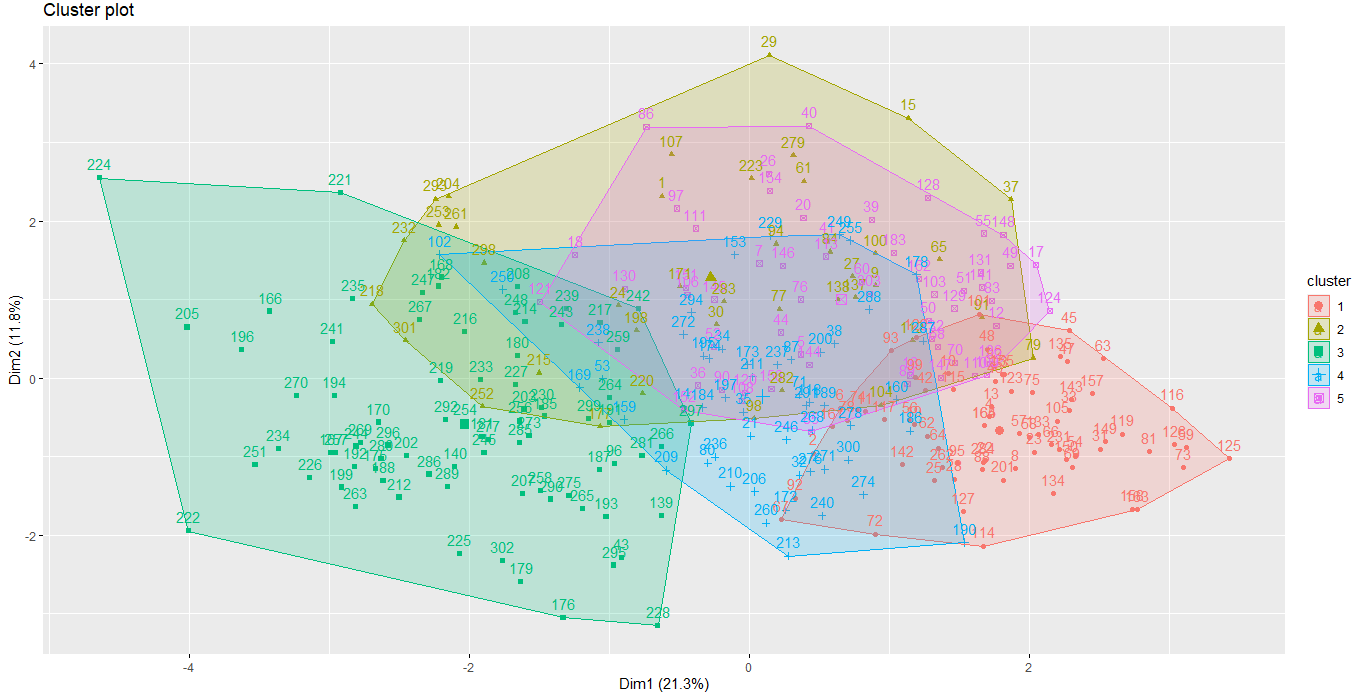

This chart was generated by the following R code:
library(factoextra)
library(readr)
#load data
heart <- read_csv("Activity-2/heart.csv")
#scale data
heart_scale <- scale(heart[1:13])
#View(heart_scale)
#distance
heart_dist <- dist(heart_scale)
#heart_dist
#calculate number of clusters
(fviz_nbclust(heart_scale, kmeans , method = "wss" ) + 
  labs(subtitle = "Elbow method"))
km.out <- kmeans(heart_scale,centers = 5 ,nstart = 100)
print(km.out)
#results
km.clusters <- km.out$cluster
fig <- fviz_cluster(list(data = heart_scale, cluster = km.clusters))
plot(fig)
